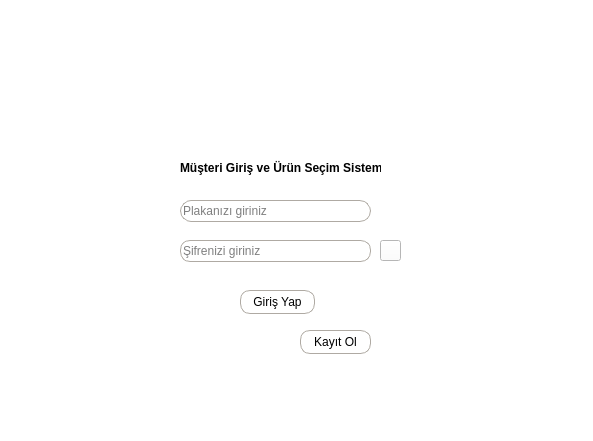
<?xml version="1.0" encoding="UTF-8"?>
<ui version="4.0">
 <class>MainWindow</class>
 <widget class="QMainWindow" name="MainWindow">
  <property name="geometry">
   <rect>
    <x>0</x>
    <y>0</y>
    <width>593</width>
    <height>441</height>
   </rect>
  </property>
  <property name="windowTitle">
   <string>MainWindow</string>
  </property>
  <property name="styleSheet">
   <string notr="true">background-color: rgb(255, 255, 255);</string>
  </property>
  <widget class="QWidget" name="centralwidget">
   <widget class="QLabel" name="label">
    <property name="geometry">
     <rect>
      <x>180</x>
      <y>160</y>
      <width>201</width>
      <height>16</height>
     </rect>
    </property>
    <property name="font">
     <font>
      <bold>true</bold>
     </font>
    </property>
    <property name="autoFillBackground">
     <bool>false</bool>
    </property>
    <property name="text">
     <string>Müşteri Giriş ve Ürün Seçim Sistemi</string>
    </property>
   </widget>
   <widget class="QLineEdit" name="enterNumberPlate">
    <property name="geometry">
     <rect>
      <x>180</x>
      <y>200</y>
      <width>191</width>
      <height>22</height>
     </rect>
    </property>
    <property name="minimumSize">
     <size>
      <width>0</width>
      <height>22</height>
     </size>
    </property>
    <property name="maximumSize">
     <size>
      <width>191</width>
      <height>22</height>
     </size>
    </property>
    <property name="styleSheet">
     <string notr="true">border-radius: 11px;  
background-color: rgb(255, 255, 255);
border: 1px solid #afaaa3;  

</string>
    </property>
    <property name="text">
     <string/>
    </property>
    <property name="placeholderText">
     <string>Plakanızı giriniz</string>
    </property>
   </widget>
   <widget class="QLineEdit" name="enterPassword">
    <property name="geometry">
     <rect>
      <x>180</x>
      <y>240</y>
      <width>191</width>
      <height>22</height>
     </rect>
    </property>
    <property name="styleSheet">
     <string notr="true">border-radius: 10px;  
border: 1px solid #afaaa3;  </string>
    </property>
    <property name="text">
     <string/>
    </property>
    <property name="placeholderText">
     <string>Şifrenizi giriniz</string>
    </property>
   </widget>
   <widget class="QPushButton" name="login">
    <property name="geometry">
     <rect>
      <x>240</x>
      <y>290</y>
      <width>75</width>
      <height>24</height>
     </rect>
    </property>
    <property name="styleSheet">
     <string notr="true">border-radius: 10px;  
border: 1px solid #afaaa3;  </string>
    </property>
    <property name="text">
     <string>Giriş Yap</string>
    </property>
   </widget>
   <widget class="QPushButton" name="signUp">
    <property name="geometry">
     <rect>
      <x>300</x>
      <y>330</y>
      <width>71</width>
      <height>24</height>
     </rect>
    </property>
    <property name="styleSheet">
     <string notr="true">border-radius: 10px;  
border: 1px solid #afaaa3;  </string>
    </property>
    <property name="text">
     <string>Kayıt Ol</string>
    </property>
   </widget>
   <widget class="QPushButton" name="eyeButton">
    <property name="geometry">
     <rect>
      <x>380</x>
      <y>240</y>
      <width>21</width>
      <height>21</height>
     </rect>
    </property>
    <property name="text">
     <string/>
    </property>
    <property name="iconSize">
     <size>
      <width>24</width>
      <height>24</height>
     </size>
    </property>
    <property name="checkable">
     <bool>true</bool>
    </property>
   </widget>
   <widget class="QWidget" name="widget" native="true">
    <property name="geometry">
     <rect>
      <x>200</x>
      <y>10</y>
      <width>161</width>
      <height>111</height>
     </rect>
    </property>
    <property name="styleSheet">
     <string notr="true">image: url(:/icons/icons/logo2.jpeg);</string>
    </property>
   </widget>
  </widget>
  <widget class="QMenuBar" name="menubar">
   <property name="geometry">
    <rect>
     <x>0</x>
     <y>0</y>
     <width>593</width>
     <height>22</height>
    </rect>
   </property>
  </widget>
  <widget class="QStatusBar" name="statusbar"/>
 </widget>
 <resources/>
 <connections/>
</ui>
